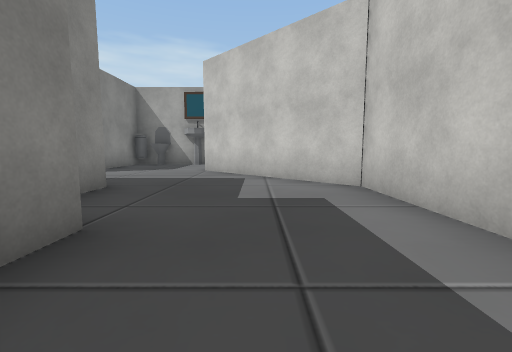
View 1 (above)

24 first-person views from a walk through a scene from a Unity 3-D project. The camera is 1.2 m above the floor, tilts 6° down and sees 90° across. The floor is counted in squares, 2 m on a side. Each view is taken from the middle of a square. On the plan, view 1 faces up. The plan holds only what a view shows up to about 9 squares ahead; the rest is blank. The place goes on beyond the plan. Some surface patterns are stand-ins.

View 2
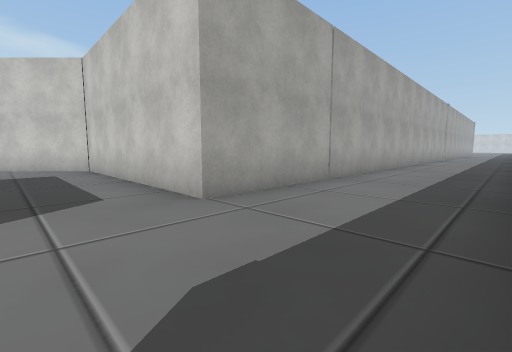

View 3
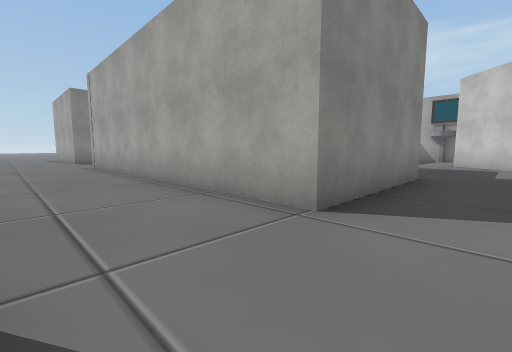

View 4
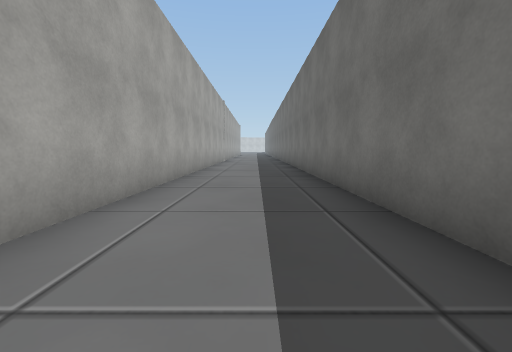

View 5
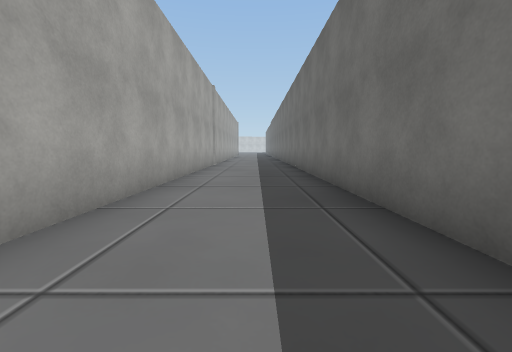

View 6
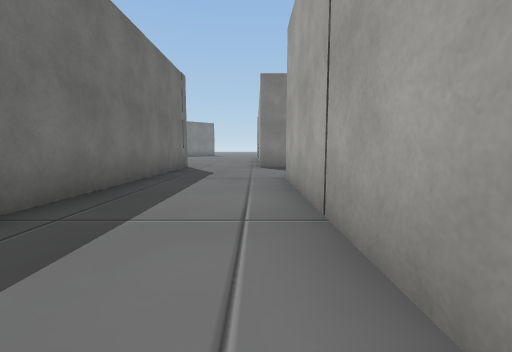

View 7
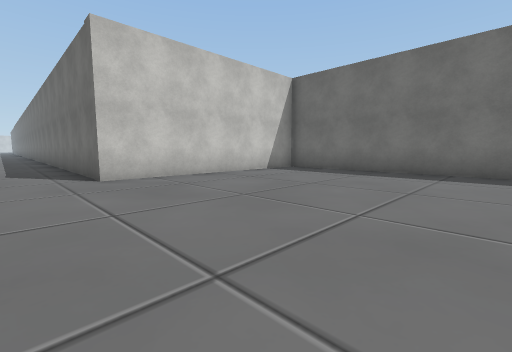

View 8
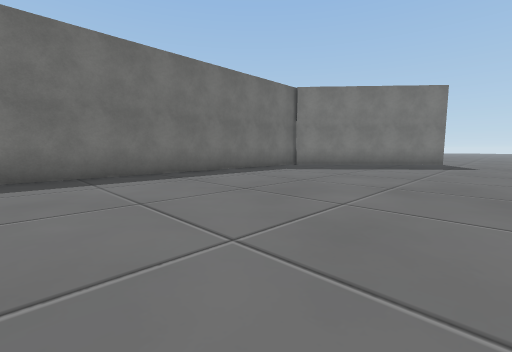

View 9
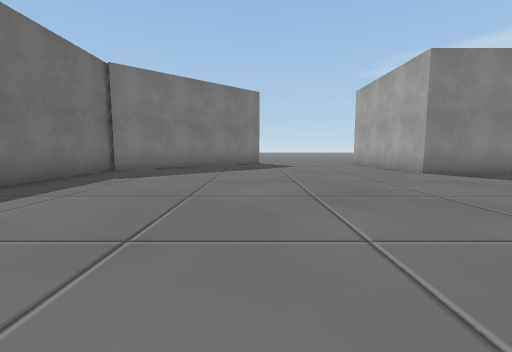

View 10
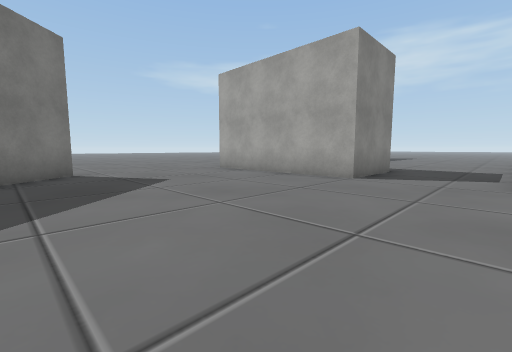

View 11
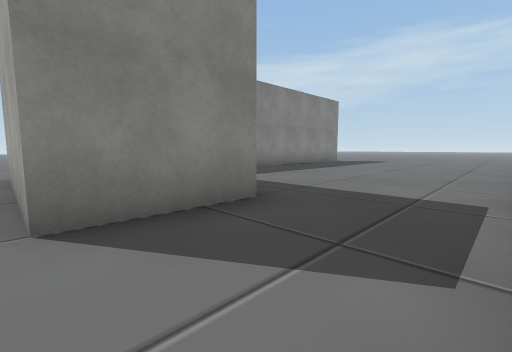

View 12
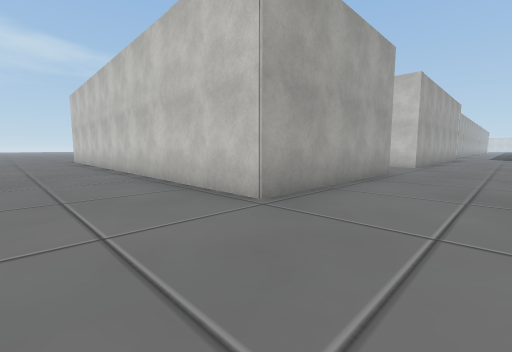

View 13
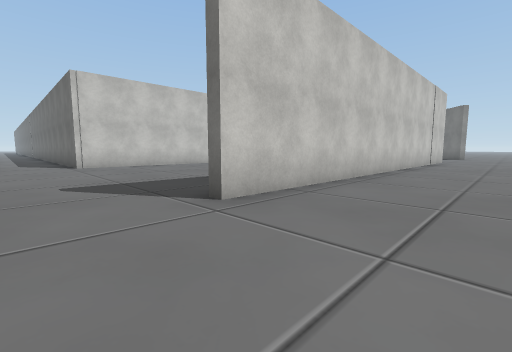

View 14
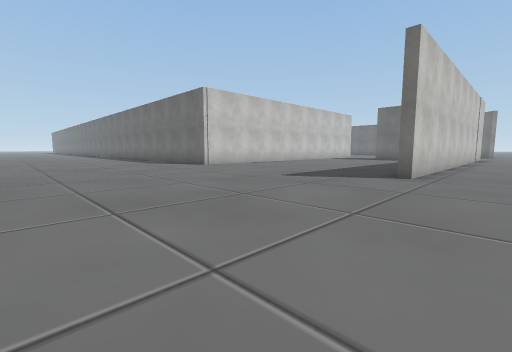

View 15
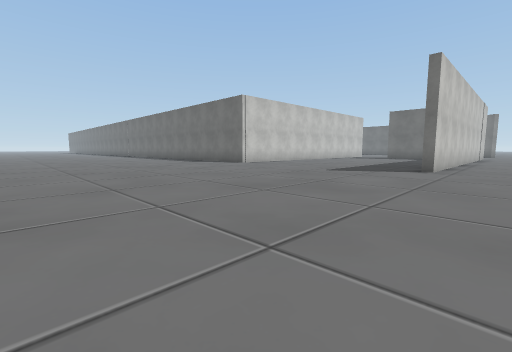

View 16
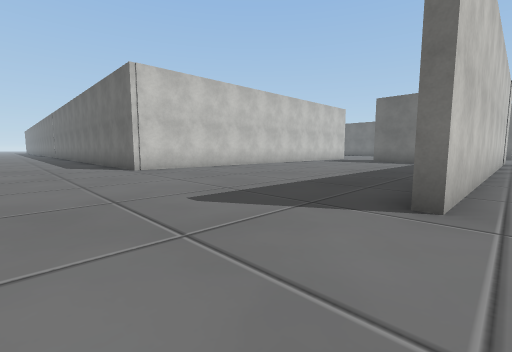

View 17
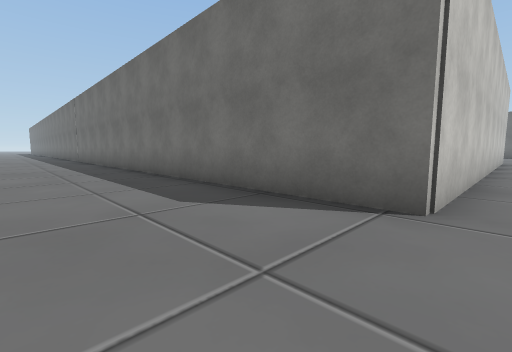

View 18
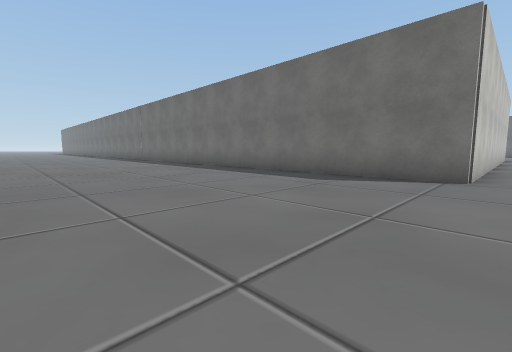

View 19
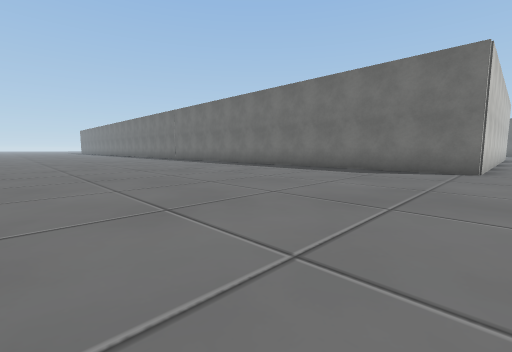

View 20
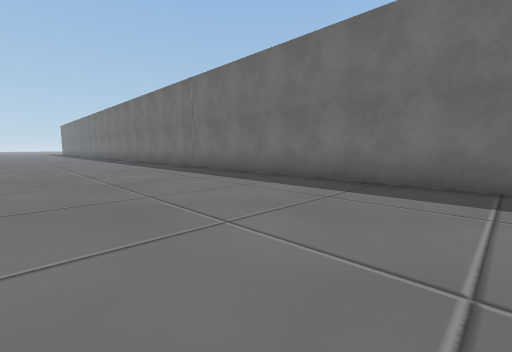

View 21
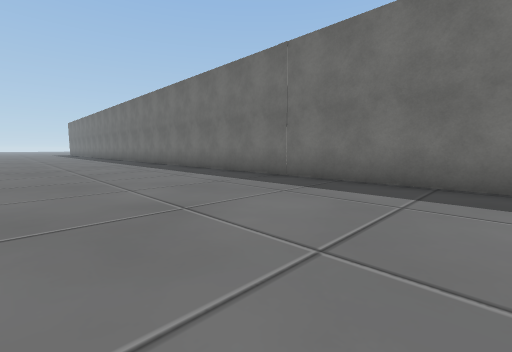

View 22
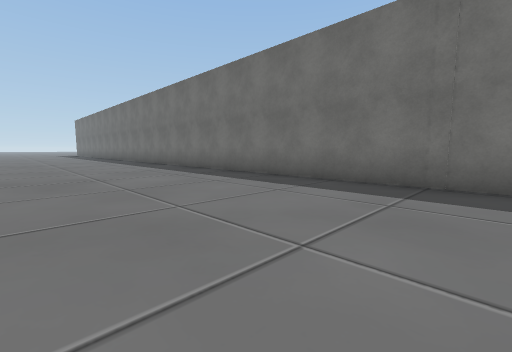

View 23
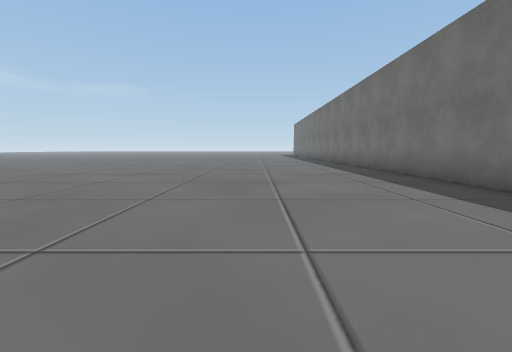

View 24
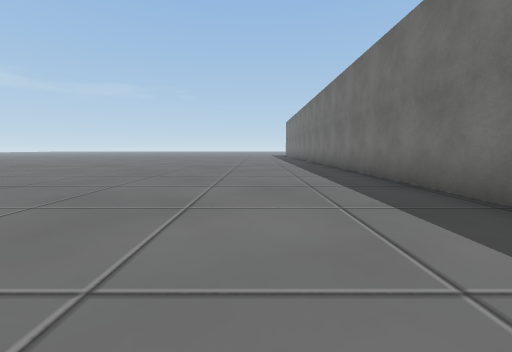

### Floor plan
Points are (right, up) in squares from view 1. A wall is a line through its corners. A room is listed if a view was taken in it or the views show most of it. See-through windows are left out.
Room 1 (views 1, 2, 3, 4, 5, 6)
walls: (-1.6, -4.3) (15.5, -4.3); (-1.3, 2) (-1.3, -1.9) (-2.5, -1.9); (-2.4, 4.1) (-2.4, 3.4); (15.5, -1.4) (1.7, -1.4) (1.7, 4.1) (-1.5, 7.2)
ways out: opening at (-1.5, -3.5) to room 2; opening at (-1.5, 5.5) to room 2
Room 2 (views 7, 8, 9, 10, 11, 12, 13, 14, 15, 16, 17, 18, 19, 20, 21, 22, 23, 24)
walls: (-4.6, 9.1) (-4.6, 7.8); (-9.7, 0.6) (-9.5, 10.3) (15.5, 10.3); (-2.5, -1.9) (-9.7, -1.9) (-9.7, -1); (-12.3, 0.4) (-12.3, -1.9) (-16.8, -1.9) (-16.6, 10.2); (-17, -5.8) (-13.2, -10.1); (-13.5, -10.1) (-1.6, -10.1) (-1.6, -4.3)
ways out: opening at (-1.5, -3.5) to room 1; opening at (-1.5, 5.5) to room 1

Positions as (right, up) in squares from view 1, and headings:
1: (0, 0), facing up
2: (0, -4), facing up-right
3: (0, -4), facing up-left
4: (4, -3), facing right
5: (7, -3), facing right
6: (7, -2), facing left
7: (-7, -3), facing down-right
8: (-5, -4), facing down-left
9: (-6, -6), facing left
10: (-10, -7), facing up-left
11: (-10, -2), facing up-left
12: (-19, -4), facing up-right
13: (-19, 12), facing down-right
14: (-18, 16), facing down-right
15: (-18, 18), facing down-right
16: (-17, 13), facing down-right
17: (-10, 13), facing down-right
18: (-10, 16), facing down-right
19: (-10, 18), facing down-right
20: (-3, 15), facing down-right
21: (1, 15), facing down-right
22: (4, 15), facing down-right
23: (5, 14), facing right
24: (7, 13), facing right
